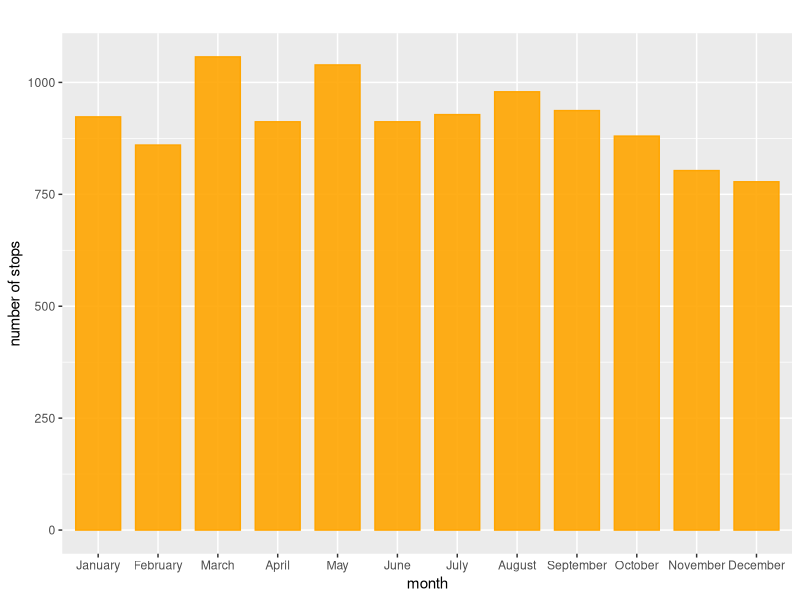
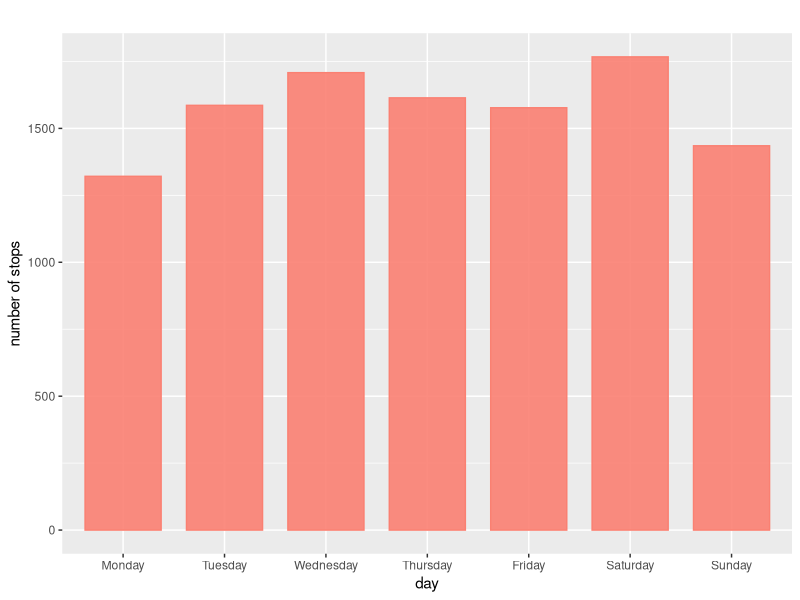

The R script that drew these images, in order: (Note: this script raises an error after producing the figures.)
## ---- chunk 1
NYPD <- read.csv("Data/2018_sqf_database-abbr.csv")
install.packages("tidyverse")
library(tidyverse)
library(ggplot2)
## ---- chunk 2
# the number of stops in each month in the year 2018
# MONTH2: categorical variable
reorder_month <- c("January","February","March","April","May","June","July","August","September","October","November","December")
NYPD$MONTH2 = factor(NYPD$MONTH2,levels=reorder_month)
ggplot(NYPD, aes(MONTH2)) + geom_bar(alpha=0.90, colour="orange", fill="orange",width=0.75) + labs(title="", y="number of stops", x="month")
## ---- chunk 3
# DAY2: Day when ppl are stopped

reorder_day <- c("Monday","Tuesday","Wednesday","Thursday","Friday","Saturday","Sunday")
NYPD$DAY2 = factor(NYPD$DAY2,levels=reorder_day)
ggplot(NYPD, aes(DAY2)) + geom_bar(alpha=0.90, colour="salmon", fill="salmon",width=0.75) + labs(title="", y="number of stops", x="day")
## ---- chunk 4
# Visualize: Stop Frisk Time: Time when ppl are stopped （清晨、深夜）

# Function: rounding(inputNum, totalNum)
rounding <- function(inputNum, totalNum) {
   m <- totalNum/2
   if(inputNum < m){
     # round down
   }
   else{
     #round up
   }
}

hour<-NYPD$Stop.Frisk.Time
for(i in 1:length(hour)){
  hourBefore <- substring(hour[i],4,5)
}
## ---- chunk 5
# male vs female: dataframe
## ---- chunk 6
# Observed duration minutes.
## ---- chunk 7
outliers(NYPD$BSERVED_DURATION_MINUTES)

length(NYPD[NYPD$OBSERVED_DURATION_MINUTES>20,"OBSERVED_DURATION_MINUTES"])
mean(NYPD$OBSERVED_DURATION_MINUTES)
ggplot(NYPD, aes(OBSERVED_DURATION_MINUTES)) + geom_histogram(colour = "blue", fill = "white")
ggplot(NYPD, aes(STOP_DURATION_MINUTES)) + geom_histogram(binwidth = 0.10, colour = "blue", fill = "white", bins = 15)
## ---- chunk 8
# SUSPECTED_CRIME_DESCRIPTION
## ---- chunk 9
# FRISKED_FLAG into dataframe
## ---- chunk 10
# SEARCHED_FLAG into dataframe
## ---- chunk 11
# OFFICER_IN_UNIFORM_FLAG
NYPD[NYPD$OFFICER_IN_UNIFORM_FLAG==0,"OFFICER_IN_UNIFORM_FLAG"] <- "not wearing uniform"
NYPD[NYPD$OFFICER_IN_UNIFORM_FLAG==1,"OFFICER_IN_UNIFORM_FLAG"] <- "wearing uniform"
table(NYPD$OFFICER_IN_UNIFORM_FLAG)
ggplot(NYPD, aes(OFFICER_IN_UNIFORM_FLAG)) + geom_bar(alpha=0.90, colour="royalblue1", fill="royalblue1",width=0.75) + labs(title="", y="number of officers", x="officer in uniform")

## ---- chunk 12
# SUSPECT_ARRESTED_FLAG 比对
## ---- chunk 13
# function1: variable X VS observe duration minutes (boxplots && scatterpoots)
observe_time_relation <- function(m){
  if(class(m) == "character"){
  ggplot(NYPD, aes(x = m, y = OBSERVED_DURATION_MINUTES)) + geom_boxplot(outlier.shape = NA) + coord_cartesian(ylim=c(0, 2.5))
}
else{
  ggplot(NYPD, aes(m, OBSERVED_DURATION_MINUTES)) + geom_point(outlier.shape = NA)
}
}


# function2: variable X VS stop duration minutes (boxplots && scatterpoots)
stop_time_relation <- function(n){
  if(class(n) == "character"){
  ggplot(NYPD, aes(x = n, y = STOP_DURATION_MINUTES)) + geom_boxplot(outlier.shape = NA) + coord_cartesian(ylim=c(0, 20))
}
else{
  ggplot(NYPD, aes(n, STOP_DURATION_MINUTES)) + geom_point()
}
}

observe_time_relation(NYPD$SUSPECT_SEX)

## ---- chunk 14
# SUSPECT_REPORTED_AGE
# HOW TO REMOVE 0s??
class(NYPD$SUSPECT_REPORTED_AGE)
ggplot(NYPD,aes(SUSPECT_REPORTED_AGE)) + geom_histogram(colour = "orange3", fill = "orange3",alpha=0.8) + labs(title="", y="count", x="suspect reported age")

## ---- chunk 15
# SUSPECT_SEX
class(NYPD$SUSPECT_SEX)
ggplot(NYPD, aes(SUSPECT_SEX)) + geom_bar(alpha=0.90, colour="salmon", fill="salmon",width=0.75) + labs(title="", y="count", x="suspect sex")
## ---- chunk 16
# SUSPECT_RACE_DESCRIPTION
class(NYPD$SUSPECT_RACE_DESCRIPTION)
ggplot(NYPD, aes(SUSPECT_RACE_DESCRIPTION)) + geom_bar(alpha=0.90, colour="salmon", fill="salmon",width=0.5) + labs(title="", y="count", x="suspect race description") + theme(axis.text.x=element_text(size=4.1))
## ---- chunk 17
# SUSPECT_HEIGHT 
# we remove NAs here
class(NYPD$SUSPECT_HEIGHT)
max(NYPD$SUSPECT_HEIGHT,na.rm=TRUE)
NYPD$SUSPECT_HEIGHT <- as.numeric(NYPD$SUSPECT_HEIGHT)
ggplot(NYPD,aes(SUSPECT_HEIGHT),na.rm=TRUE) + geom_histogram(colour = "orange3", fill = "orange3",alpha=0.8) + labs(title="", y="count", x="suspect height")


ggplot(NYPD, aes(SUSPECT_HEIGHT, OBSERVED_DURATION_MINUTES)) + geom_point(outlier.shape = NA) + coord_cartesian(ylim=c(0, 500))
## ---- chunk 18
# SUSPECT_WEIGHT
# we remove NAs here
class(NYPD$SUSPECT_WEIGHT)
max(NYPD$SUSPECT_WEIGHT,na.rm=TRUE)
NYPD$SUSPECT_WEIGHT <- as.numeric(NYPD$SUSPECT_WEIGHT)
ggplot(NYPD,aes(SUSPECT_WEIGHT),na.rm=TRUE) + geom_histogram(colour = "orange3", fill = "orange3",alpha=0.8) + labs(title="", y="count", x="suspect weight")
## ---- chunk 19
# SUSPECT_BODY_BUILD_TYPE
class(NYPD$SUSPECT_BODY_BUILD_TYPE)
ggplot(NYPD, aes(SUSPECT_BODY_BUILD_TYPE)) + geom_bar(alpha=0.90, colour="tomato", fill="tomato",width=0.5) + labs(title="", y="count", x="suspect body build type")
## ---- chunk 20
# SUSPECT_EYE_COLOR
unique(NYPD$SUSPECT_EYE_COLOR)
ggplot(NYPD, aes(SUSPECT_EYE_COLOR)) + geom_bar(alpha=0.90, colour="tomato", fill="tomato",width=0.5) + labs(title="", y="count", x="suspect eye color")
## ---- chunk 21
# SUSPECT_HAIR_COLOR
unique(NYPD$SUSPECT_HAIR_COLOR)
ggplot(NYPD, aes(SUSPECT_HAIR_COLOR)) + geom_bar(alpha=0.90, colour="tomato", fill="tomato",width=0.5) + labs(title="", y="count", x="suspect hair color")
## ---- chunk 22
# STOP_LOCATION_BORO_NAME
table(NYPD$STOP_LOCATION_BORO_NAME)
ggplot(NYPD, aes(STOP_LOCATION_BORO_NAME)) + geom_bar(alpha=0.90, colour="orange3", fill="orange3",width=0.5) + labs(title="", y="count", x="stop borough")


# To verify function1 and function2 //
# Borough VS Stop Time
mean(NYPD$STOP_DURATION_MINUTES)
median(NYPD$STOP_DURATION_MINUTES)
ggplot(NYPD, aes(x = STOP_LOCATION_BORO_NAME, y = STOP_DURATION_MINUTES)) + geom_boxplot(outlier.shape = NA) + coord_cartesian(ylim=c(0, 20))

# Borough VS Observe Time
mean(NYPD$OBSERVED_DURATION_MINUTES)
median(NYPD$OBSERVED_DURATION_MINUTES)
ggplot(NYPD, aes(x = STOP_LOCATION_BORO_NAME, y = OBSERVED_DURATION_MINUTES)) + geom_boxplot(outlier.shape = NA) + coord_cartesian(ylim=c(0, 2.5))
